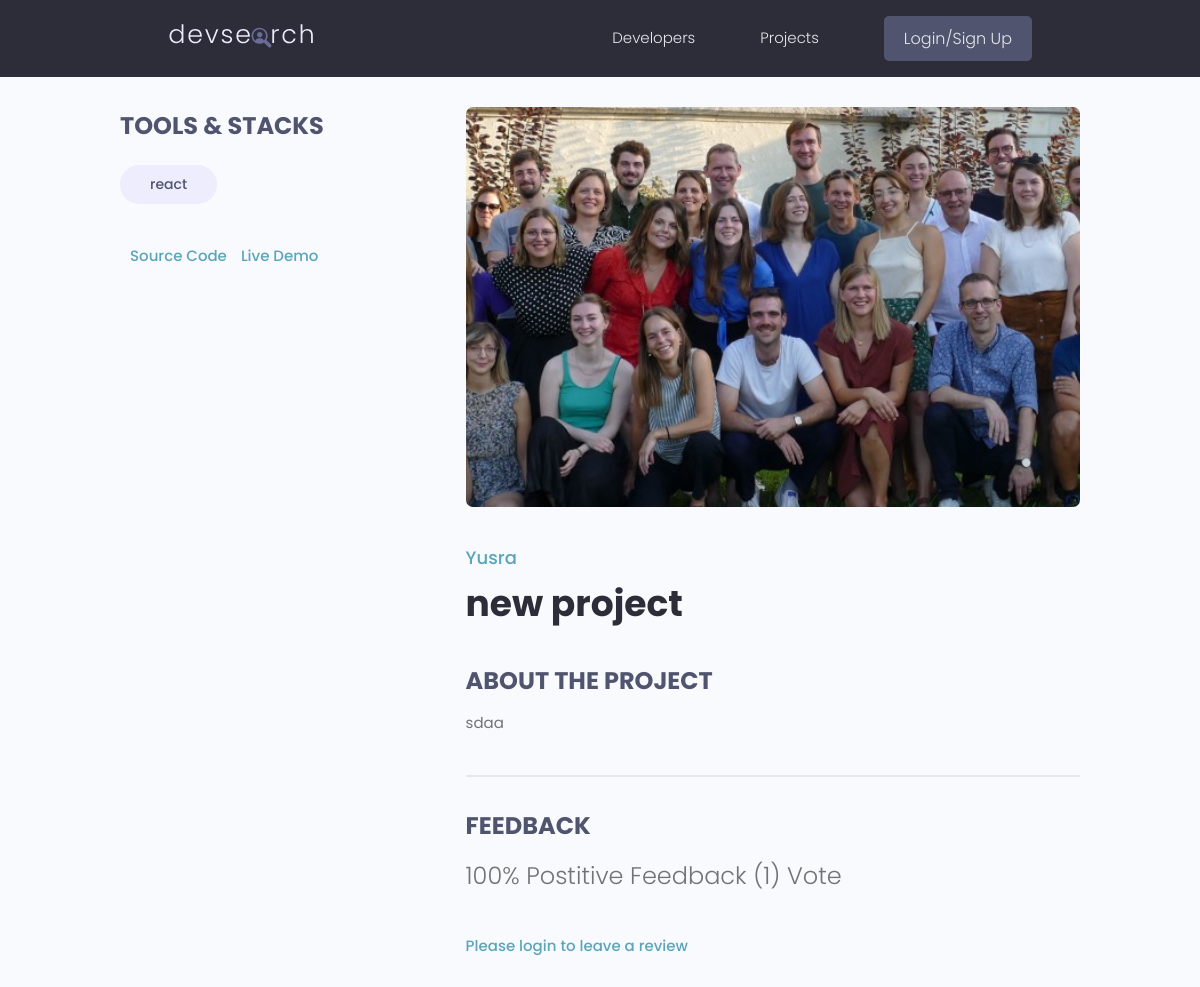
Page /projects/project/45c07b33-7cd8-41b1-8662-679dde7970c4 on the earlier database version.
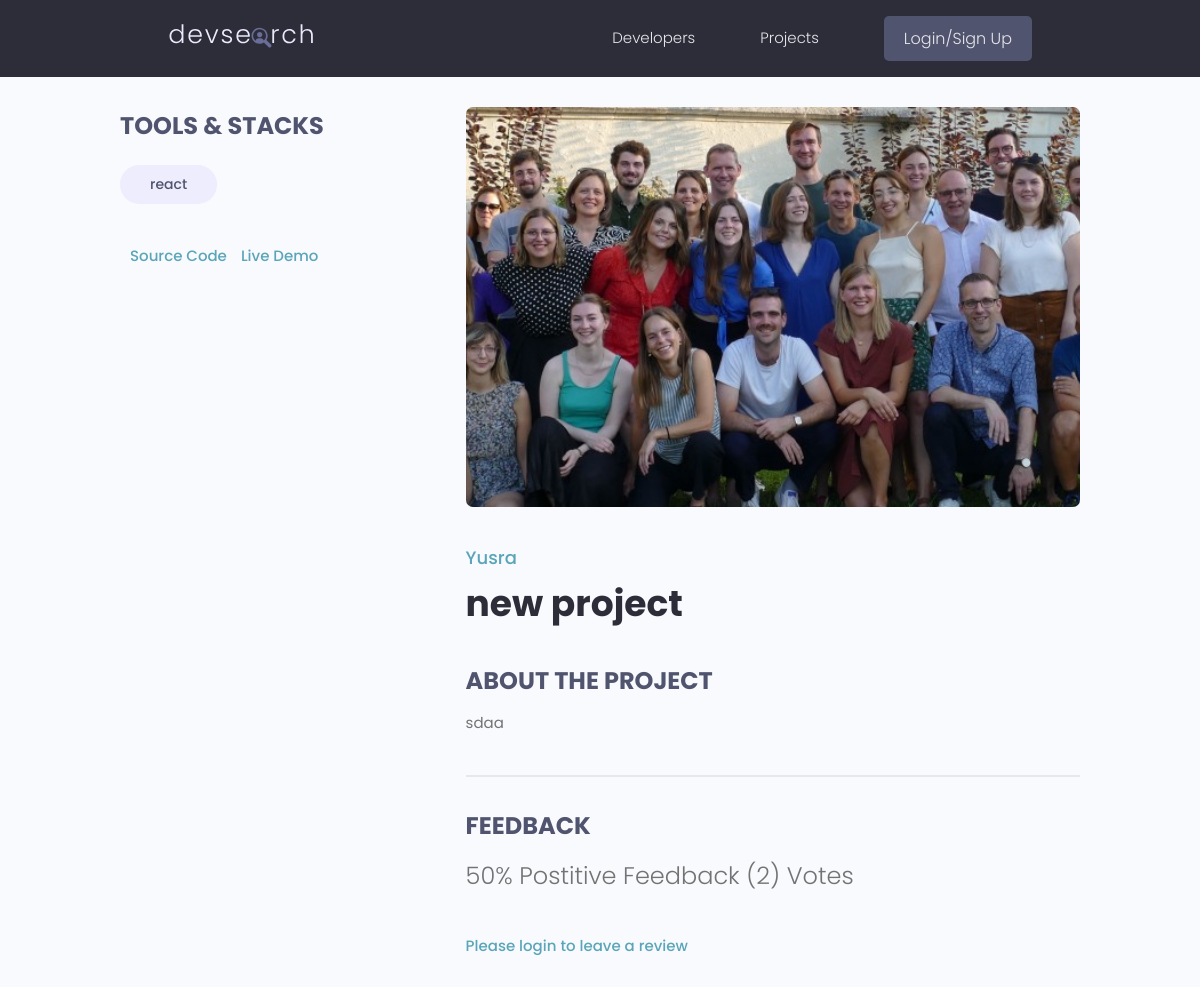
Same page on the later database version.
### projects/models.py (models this page shows, shortened)
class Project(models.Model):
    owner = models.ForeignKey(Profile, null=True, blank=True, on_delete=models.CASCADE)
    title = models.CharField(max_length=200)
    description = models.TextField(null=True, blank=True)
    featured_image = models.ImageField(null=True, blank=True, default="default.jpg")
    demo_link = models.CharField(max_length=2000, null=True, blank=True)
    source_link = models.CharField(max_length=2000, null=True, blank=True)
    tags = models.ManyToManyField("Tag", blank=True)
    vote_total = models.IntegerField(default=0, null=True, blank=True)
    vote_ratio = models.IntegerField(default=0, null=True, blank=True)
    created = models.DateTimeField(auto_now_add=True)
    id = models.UUIDField(
        default=uuid.uuid4, unique=True, primary_key=True, editable=False
    )
    class Meta:
        ordering = ["-vote_ratio", "-vote_total", "title"]  # "-" in descending order
    @property
    def imageURL(self):
        try:
            url = self.featured_image.url
        except:
            url = ""
        return url
    @property
    def reviewers(self):
        queryset = self.review_set.all().values_list("owner__id", flat=True)
        return queryset

### users/models.py (models this page shows, shortened)
class Profile(models.Model):
    user = models.OneToOneField(User, on_delete=models.CASCADE, null=True, blank=True)
    name = models.CharField(max_length=200, null=True, blank=True)
    email = models.EmailField(max_length=500, null=True, blank=True)
    username = models.CharField(max_length=200, null=True, blank=True)
    location = models.CharField(max_length=200, null=True, blank=True)
    short_intro = models.CharField(max_length=200, null=True, blank=True)
    bio = models.TextField(null=True, blank=True)
    profile_image = models.ImageField(
        null=True,
        blank=True,
        upload_to="profiles/",
        default="profiles/user-default.png",
    )
    social_github = models.CharField(max_length=200, null=True, blank=True)
    social_twitter = models.CharField(max_length=200, null=True, blank=True)
    social_linkedin = models.CharField(max_length=200, null=True, blank=True)
    social_youtube = models.CharField(max_length=200, null=True, blank=True)
    social_website = models.CharField(max_length=200, null=True, blank=True)
    created = models.DateTimeField(auto_now_add=True)
    id = models.UUIDField(
        default=uuid.uuid4, unique=True, primary_key=True, editable=False
    )
    class Meta:
        ordering = [
            "created",
        ]  # in ascending order

### projects/views.py (the view, shortened to what this page needs)
# urls.py: path("project/<str:pk>", views.project, name="project"),
def project(request, pk):
    projectObj = Project.objects.get(id=pk)
    form = ReviewForm()
    context = {"project": projectObj, "form": form}
    return render(request, "projects/single-project.html", context)

### projects/models.py (called while the page is built)
    def __str__(self):
        return self.name

### projects/templates/projects/single-project.html (shortened to what this page needs)
{% extends 'main.html' %}
{% block content %}
<main class="singleProject my-md">
    <div class="container">
      <div class="layout">
        <div class="column column--1of3">
          <h3 class="singleProject__subtitle">Tools & Stacks</h3>
          <div class="singleProject__toolStack">
            {% for tag in project.tags.all %}
            <span class="tag tag--pill tag--sub tag--lg">
              <small>{{ tag }}
            </small>
            </span>
            {% endfor %}
          </div>
          {% if project.source_link %}
          <a class="singleProject__liveLink" href="{{project.source_link}}" target="_blank">Source Code
          </a>
          {% endif %}
          {% if project.demo_link %}
          <a class="singleProject__liveLink" href="{{project.demo_link}}" target="_blank">Live Demo
          </a>
          {% endif %}
        </div>
        <div class="column column--2of3">
          <img class="singleProject__preview" src="{{ project.imageURL  }}" alt="portfolio thumbnail" />
          {% if project.owner %}
          <a href="{% url 'user-profile' project.owner.id  %}" class="singleProject__developer">{{project.owner.name}}</a>
          {% else %}
          <a href="" class="singleProject__developer">{{project.owner.name}}</a>
          {% endif %}
          <h2 class="singleProject__title">{{project.title}}</h2>
          <h3 class="singleProject__subtitle">About the Project</h3>
          <div class="singleProject__info">
            {{project.description}}
          </div>
          <div class="comments">
            <h3 class="singleProject__subtitle">Feedback</h3>
            <h5 class="project--rating">
              {{project.vote_ratio}}% Postitive Feedback ({{project.vote_total}}) Vote{{project.vote_total|pluralize:"s"}}
            </h5>
            {% if request.user.profile.id in project.reviewers %}
            <p>You have already submitted your review for this project </p>
            {% elif  request.user.profile == project.owner %}
            <p>You cannot review your own work</p>
            {% else %}
            <a href="{% url 'login' %}?next={{request.path}}">Please login to leave a review</a>
            {% endif %}
          </div>
        </div>
      </div>
    </div>
  </main>
{% endblock %}

Differences in the rows shown:
changed Project "new project": vote_ratio "100" → "50"; vote_total "1" → "2"
